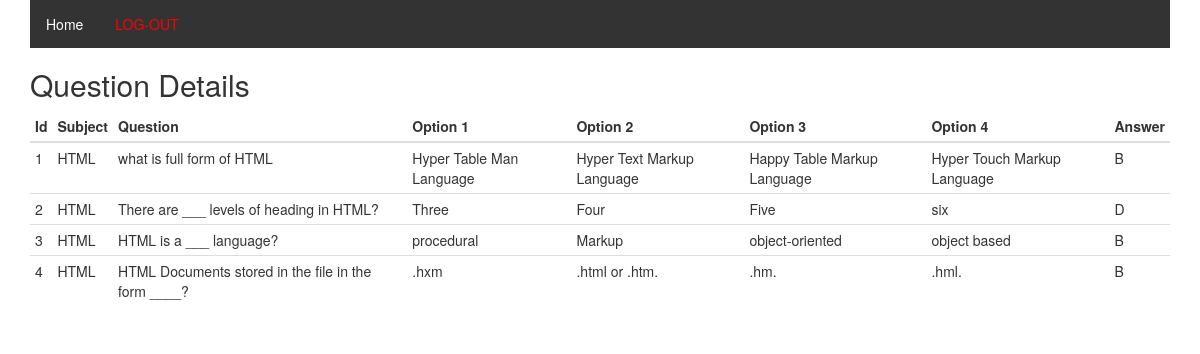
Before: /view_question.php with the older database file.
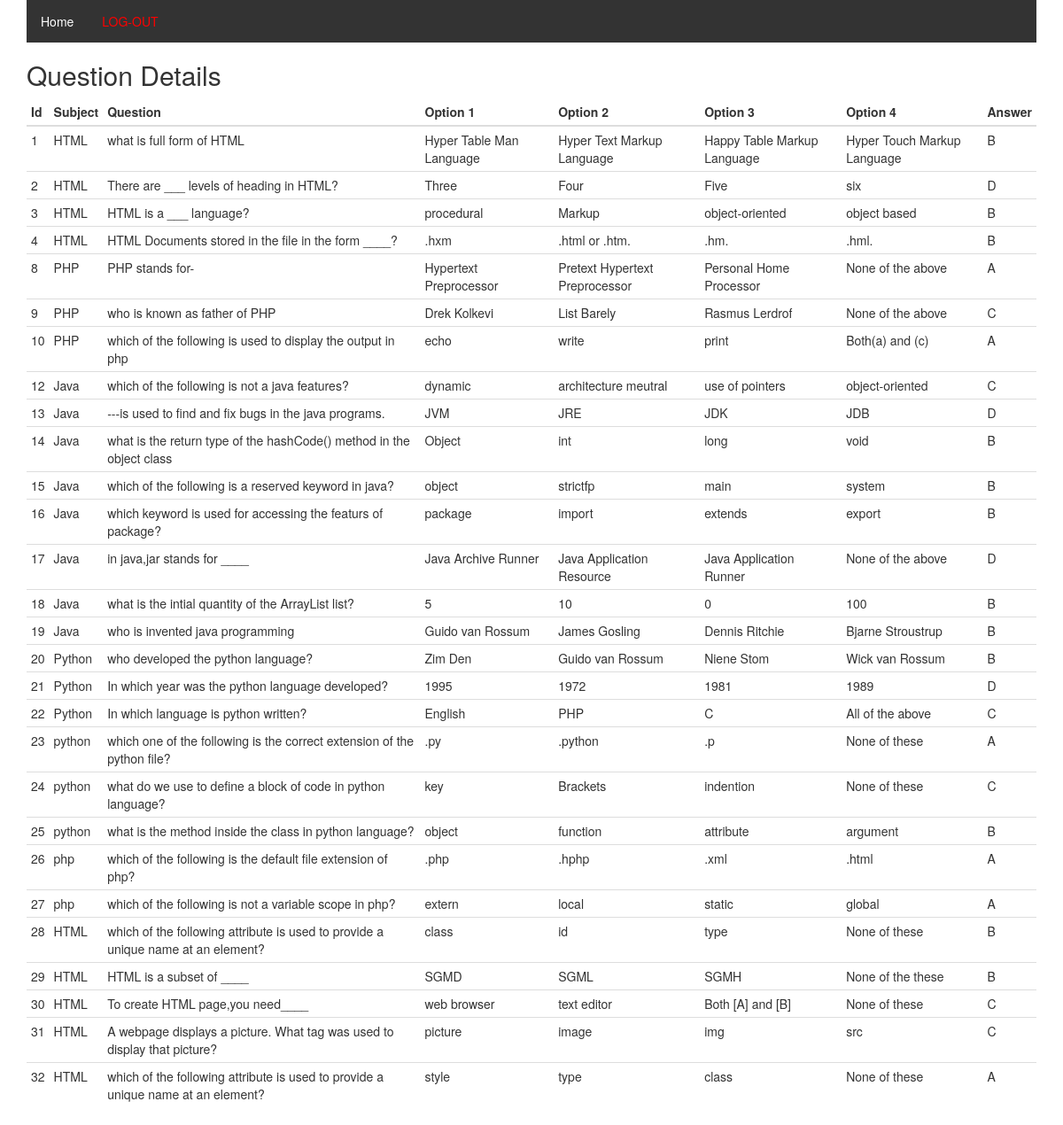
After: the same page with the newer database file.
### tables this page shows
CREATE TABLE `question` (
  `Sub` varchar(50) NOT NULL,
  `id` int(10) NOT NULL,
  `QUESTION` varchar(5000) DEFAULT NULL,
  `A` varchar(500) NOT NULL,
  `B` varchar(500) NOT NULL,
  `C` varchar(500) NOT NULL,
  `D` varchar(500) NOT NULL,
  `ANS` varchar(500) NOT NULL
);

### view_question.php (the view, shortened to what this page needs)
<?php
$host="localhost";
$user="root";
$pass="";
$db="exam_question";
$con=mysqli_connect($host,$user,$pass,$db);
$sql=mysqli_query($con,"select * from question");
?>
<!DOCTYPE html>
<html lang="en">
<head>
  <link rel="stylesheet" href="https://maxcdn.bootstrapcdn.com/bootstrap/3.4.1/css/bootstrap.min.css">
</head>
<body>
<div class="container">
<ul>
  <li><a href="admin.php">Home</a></li>
  <li><a href="index1.html" style="color:red">LOG-OUT</a></li>
</ul>
  <h2>Question Details</h2>
  <table class="table table-condensed">
    <thead>
      <tr>
        <th>Id</th>
        <th>Subject</th>
        <th>Question</th>
        <th>Option 1</th>
        <th>Option 2</th>
        <th>Option 3</th>
        <th>Option 4</th>
        <th>Answer</th>
      </tr>
    </thead>
    <?php
while($row=mysqli_fetch_array($sql))
{
    ?>
<tr>
<td><?php  echo $row['id']; ?></td>
<td><?php  echo $row['Sub']; ?></td>
<td><?php  echo $row['QUESTION']; ?></td>
<td><?php  echo $row['A']; ?></td>
<td><?php  echo $row['B']; ?></td>
<td><?php  echo $row['C']; ?></td>
<td><?php  echo $row['D']; ?></td>
<td><?php  echo $row['ANS']; ?></td>
</tr>
<?php
}
?>
  </table>
</div>
</body>
</html>

Changed rows visible on the page:
added question: id "8", Sub "PHP", QUESTION "PHP stands for-", A "Hypertext Preprocessor", B "Pretext Hypertext Preprocessor", C "Personal Home Processor", D "None of the above", ANS "A"
added question: id "9", Sub "PHP", QUESTION "who is known as father of PHP", A "Drek Kolkevi", B "List Barely", C "Rasmus Lerdrof", D "None of the above", ANS "C"
added question: id "10", Sub "PHP", QUESTION "which of the following is used to display the output in php", A "echo", B "write", C "print", D "Both(a) and (c)", ANS "A"
added question: id "12", Sub "Java", QUESTION "which of the following is not a java features?", A "dynamic", B "architecture meutral", C "use of pointers", D "object-oriented", ANS "C"
added question: id "13", Sub "Java", QUESTION "---is used to find and fix bugs in the java programs.", A "JVM", B "JRE", C "JDK", D "JDB", ANS "D"
added question: id "14", Sub "Java", QUESTION "what is the return type of the hashCode() method in the object class", A "Object", B "int", C "long", D "void", ANS "B"
added question: id "15", Sub "Java", QUESTION "which of the following is a reserved keyword in java?", A "object", B "strictfp", C "main", D "system", ANS "B"
added question: id "16", Sub "Java", QUESTION "which keyword is used for accessing the featurs of package?", A "package", B "import", C "extends", D "export", ANS "B"
added question: id "17", Sub "Java", QUESTION "in java,jar stands for ____", A "Java Archive Runner", B "Java Application Resource", C "Java Application Runner", D "None of the above", ANS "D"
added question: id "18", Sub "Java", QUESTION "what is the intial quantity of the ArrayList list?", A "5", B "10", C "0", D "100", ANS "B"
added question: id "19", Sub "Java", QUESTION "who is invented java programming", A "Guido van Rossum", B "James Gosling", C "Dennis Ritchie", D "Bjarne Stroustrup", ANS "B"
added question: id "20", Sub "Python", QUESTION "who developed the python language?", A "Zim Den", B "Guido van Rossum", C "Niene Stom", D "Wick van Rossum", ANS "B"
added question: id "21", Sub "Python", QUESTION "In which year was the python language developed?", A "1995", B "1972", C "1981", D "1989", ANS "D"
added question: id "22", Sub "Python", QUESTION "In which language is python written?", A "English", B "PHP", C "C", D "All of the above", ANS "C"
added question: id "23", Sub "python", QUESTION "which one of the following is the correct extension of the python file?", A ".py", B ".python", C ".p", D "None of these", ANS "A"
added question: id "24", Sub "python", QUESTION "what do we use to define a block of code in python language?", A "key", B "Brackets", C "indention", D "None of these", ANS "C"
added question: id "25", Sub "python", QUESTION "what is the method inside the class in python language?", A "object", B "function", C "attribute", D "argument", ANS "B"
added question: id "26", Sub "php", QUESTION "which of the following is the default file extension of php?", A ".php", B ".hphp", C ".xml", D ".html", ANS "A"
added question: id "27", Sub "php", QUESTION "which of the following is not a variable scope in php?", A "extern", B "local", C "static", D "global", ANS "A"
added question: id "28", Sub "HTML", QUESTION "which of the following attribute is used to provide a unique name at an element?", A "class", B "id", C "type", D "None of these", ANS "B"
added question: id "29", Sub "HTML", QUESTION "HTML is a subset of ____", A "SGMD", B "SGML", C "SGMH", D "None of the these", ANS "B"
added question: id "30", Sub "HTML", QUESTION "To create HTML page,you need____", A "web browser", B "text editor", C "Both [A] and [B]", D "None of these", ANS "C"
added question: id "31", Sub "HTML", QUESTION "A webpage displays a picture. What tag was used to display that picture?", A "picture", B "image", C "img", D "src", ANS "C"
added question: id "32", Sub "HTML", QUESTION "which of the following attribute is used to provide a unique name at an element?", A "style", B "type", C "class", D "None of these", ANS "A"
